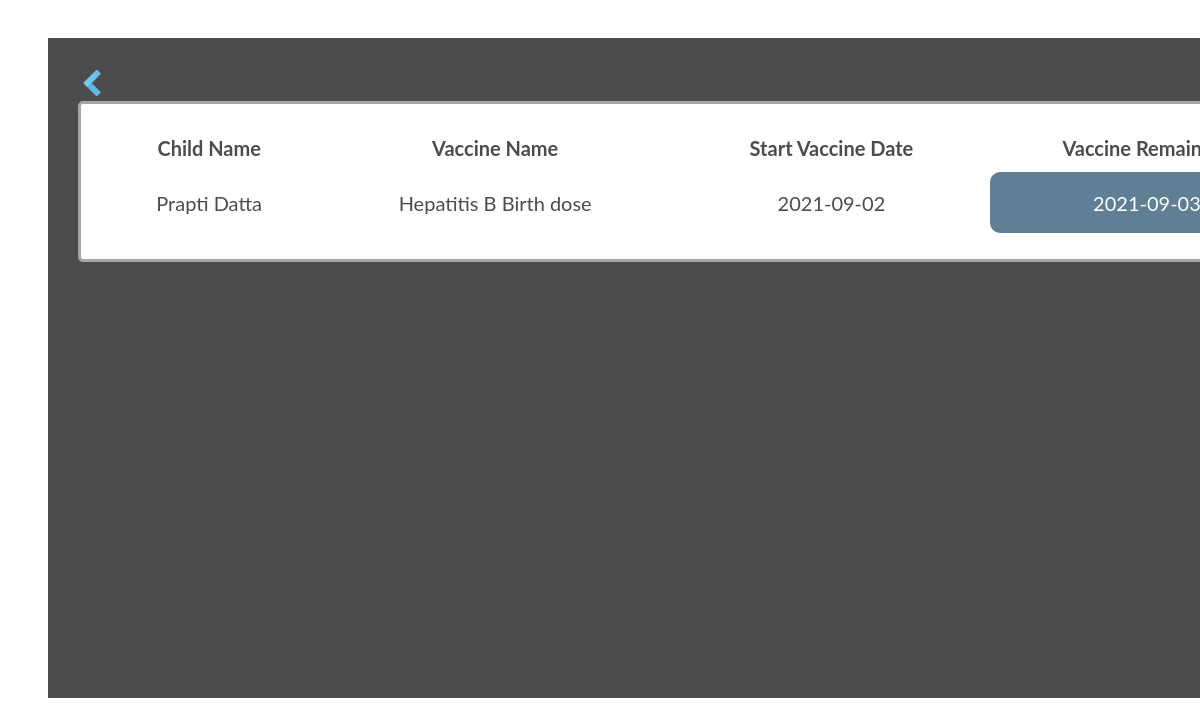
Screenshot of /allocate_vaccine.php (signed in) with the database file from the repository.
### tables this page shows
CREATE TABLE `vaccine_dates` (
  `name` varchar(50) NOT NULL,
  `v_date` date DEFAULT NULL,
  `timing` varchar(20) NOT NULL,
  `c_name` varchar(15) DEFAULT NULL,
  `p_username` varchar(15) DEFAULT NULL,
  `status` varchar(6) DEFAULT NULL
);

### allocate_vaccine.php (the view, shortened to what this page needs)
<!DOCTYPE html>
<html>
<head>
</head>
<body>
<div class="bg">
<a href="adminindex.php"><img src="backarrow.png" width="30" height="30"></a></br>
	<?php
		include 'database_connection.php';
		$query = "SELECT * FROM vaccine_dates";
		$result = mysqli_query($con,$query);
		if(mysqli_num_rows($result) > 0)
		{
			echo "<table cellspacing='6' cellpadding='6' class='tabel_style'>
				  <tr>
				  		<th>Child Name</th>
				  		<th>Vaccine Name</th>
				  		<th>Start Vaccine Date</th>
				  		<th>Vaccine Remainder</th>
				  		<th></th>
				  </tr>";
			while ($row = mysqli_fetch_array($result)) {
				if($row['status'] == 'false'){
					echo "<tr>
							<td>".$row['c_name']."</td>
							<td>".$row['name']."</td>
							<td>".$row['v_date']."</td>
							<td class='td'>".$row['timing']."</td>
							<td><a href='updatevaccine.php?c_name=".$row['c_name']."&vaccine_n=".$row['name']."'><img src='done.png' width='45' height='45' /></a></td>
							</tr>";
				}
			}
			echo "</table>";
		}
		else
			echo "<p>No Any Dates Available !</p>";
	?>
</div>
</body>
</html>

### allocate_vaccine.php (style rules this page uses)
body { font-family: "Lato", sans-serif; background-size: cover; position: fixed; background: url('allocateback.jpg'); }
.bg { opacity: 0.7; background-color: black; width: 1375px; height: 600px; margin: 30px 40px; padding: 30px; overflow: auto; }
.tabel_style { background-color: white; border-radius: 5px; border-style: solid; font-size: 20px; padding: 20px; text-align: center; width: 1360px; }
.td { background-color: #1D4967; color: white; border-radius: 10px; }

### rows the page displays
vaccine_dates: c_name "Prapti Datta", name "Hepatitis B Birth dose", v_date "2021-09-02", timing "2021-09-03"
